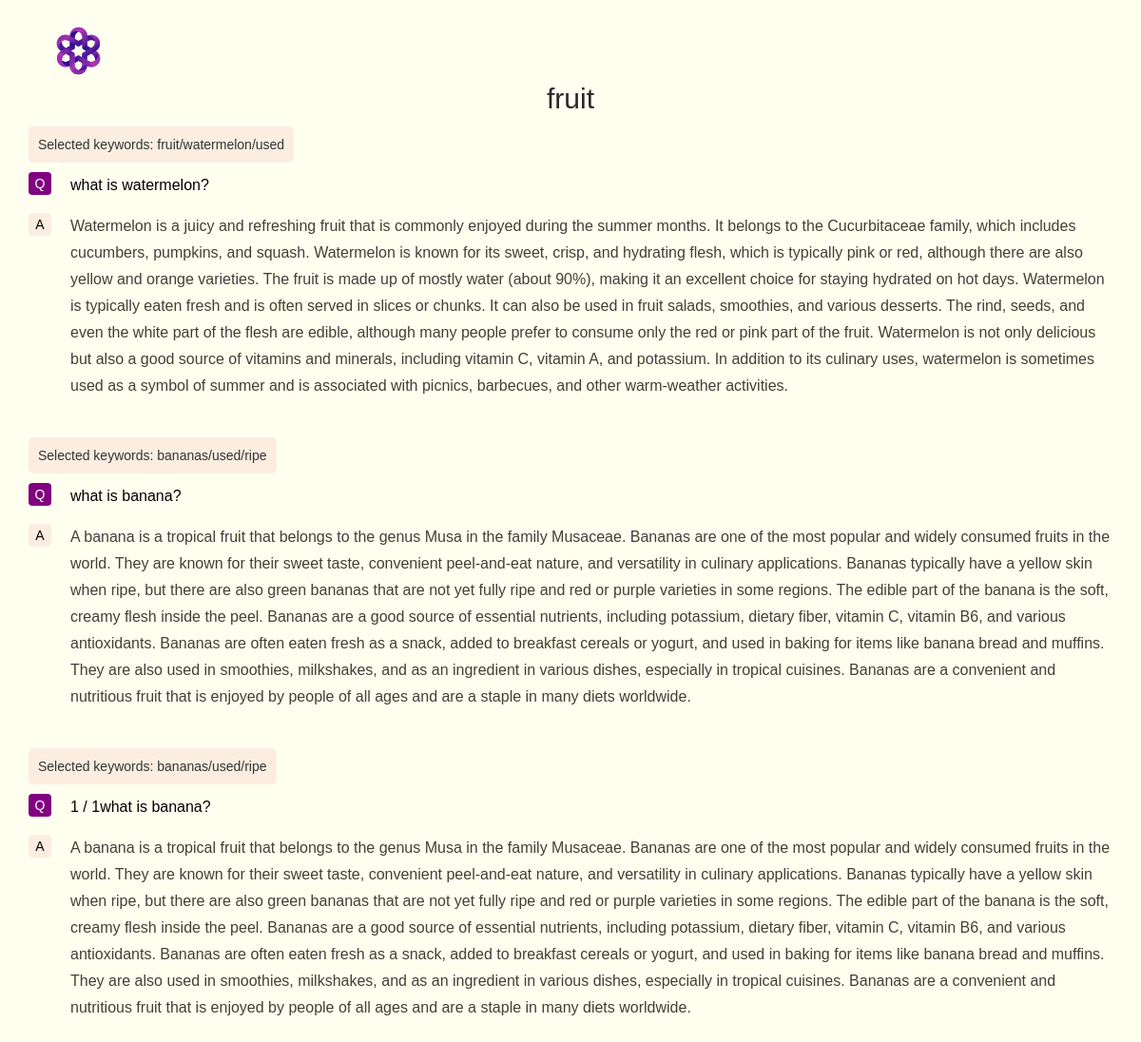
The page /category/49/ (signed in) on the database its author committed.
### user/models.py (models this page shows)
class UserCategory(models.Model):
    inserted_category=models.CharField(max_length=32)
    user_id=models.ForeignKey(User,on_delete=models.SET_NULL, null=True)

### main/models.py (models this page shows)
class Content(models.Model):
    user_id=models.ForeignKey(User,on_delete=models.SET_NULL,null=True)
    question=models.TextField(default="")
    answer=models.TextField()
    topics=models.TextField(default="",null=True)
    inserted_category=models.ForeignKey(UserCategory,on_delete=models.SET_NULL, null=True)
    sub_categories=models.JSONField(default={})

### main/views.py (the view)
# urls.py: path('category/<int:pk>/',views.category_detail,name="detail_page"),
def category_detail(request,pk):
    uc=UserCategory.objects.get(id=pk,user_id__username=request.user.username)
    print('uc: ', uc.inserted_category)
    uc_name=uc.inserted_category
    category_id=pk
    userContents=Content.objects.filter(inserted_category__inserted_category=uc_name,user_id__username=request.user.username)
    context={'contents':userContents,'category_id':category_id,'category_name':uc_name}
    return render(request,'main/detail.html',context=context)

### main/templates/main/detail.html (shortened to what this page needs)
{% load static %}
<!DOCTYPE html>
<html>
<head>
  <link href="{% static 'css/styles.css' %}" rel="stylesheet" type="text/css" />
</head>
<body>
  <div data-collapse="medium" data-animation="default" data-duration="400" data-easing="ease" data-easing2="ease"
    role="banner" class="navigation w-nav">
    <div class="navigation-items"><a href="/" class="logo-link w-nav-brand"><img src="{% static 'img/logo.png' %}"
      width="65" alt="" class="logo-image" /></a>
    </div>
  </div>
  <div class="section container">
    <div class="detail-subheader">
      {{category_name}}
    </div>
    {%for content in contents%}
    <div class="detail-keyword">
      Selected keywords: {{content.topics}}
    </div>
    <div class="flex-container">
      <div class="detail-box-q">
        Q
      </div>
      <div class="detail-q flex-child">
        {{content.question}}
      </div>
    </div>
    <div class="flex-container">
      <div class="detail-box-a">
        A
      </div>
      <div class="detail-a flex-child">
        {{content.answer}}
      </div>
    </div>
    {%endfor%}
  </div>
</body>
</html>

### rows shown on the page
UserCategory: inserted_category "fruit"
Content: topics "fruit/watermelon/used", question "what is watermelon?", answer "Watermelon is a juicy and refreshing fruit that is commonly enjoyed during the summer months. It belongs to the Cucurbitaceae family, which includes cucumbers, pumpkins, and squash. Watermelon is known for its sweet, crisp, and hydrating flesh, which is typically pink or red, although there are also yellow and orange varieties. The fruit is made up of mostly water (about 90%), making it an excellent choice for staying hydrated on hot days. Watermelon is typically eaten fresh and is often served in slices or chunks. It can also be used in fruit salads, smoothies, and various desserts. The rind, seeds, and even the white part of the flesh are edible, although many people prefer to consume…"
Content: topics "bananas/used/ripe", question "what is banana?", answer "A banana is a tropical fruit that belongs to the genus Musa in the family Musaceae. Bananas are one of the most popular and widely consumed fruits in the world. They are known for their sweet taste, convenient peel-and-eat nature, and versatility in culinary applications. Bananas typically have a yellow skin when ripe, but there are also green bananas that are not yet fully ripe and red or purple varieties in some regions. The edible part of the banana is the soft, creamy flesh inside the peel. Bananas are a good source of essential nutrients, including potassium, dietary fiber, vitamin C, vitamin B6, and various antioxidants. Bananas are often eaten fresh as a snack, added to breakfast…"
Content: topics "bananas/used/ripe", question "1 / 1what is banana?", answer "A banana is a tropical fruit that belongs to the genus Musa in the family Musaceae. Bananas are one of the most popular and widely consumed fruits in the world. They are known for their sweet taste, convenient peel-and-eat nature, and versatility in culinary applications. Bananas typically have a yellow skin when ripe, but there are also green bananas that are not yet fully ripe and red or purple varieties in some regions. The edible part of the banana is the soft, creamy flesh inside the peel. Bananas are a good source of essential nutrients, including potassium, dietary fiber, vitamin C, vitamin B6, and various antioxidants. Bananas are often eaten fresh as a snack, added to breakfast…"
